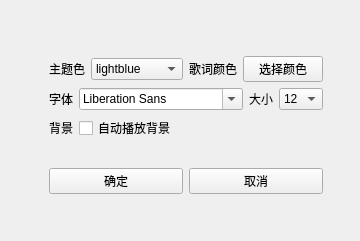
<?xml version="1.0" encoding="UTF-8"?>
<ui version="4.0">
 <class>SetWidget</class>
 <widget class="QWidget" name="SetWidget">
  <property name="geometry">
   <rect>
    <x>0</x>
    <y>0</y>
    <width>360</width>
    <height>241</height>
   </rect>
  </property>
  <property name="windowTitle">
   <string>Form</string>
  </property>
  <widget class="QWidget" name="">
   <property name="geometry">
    <rect>
     <x>49</x>
     <y>56</y>
     <width>274</width>
     <height>138</height>
    </rect>
   </property>
   <layout class="QVBoxLayout" name="verticalLayout">
    <item>
     <layout class="QHBoxLayout" name="horizontalLayout">
      <item>
       <widget class="QLabel" name="mainColorLabel">
        <property name="text">
         <string>主题色</string>
        </property>
       </widget>
      </item>
      <item>
       <widget class="QComboBox" name="comboBox">
        <item>
         <property name="text">
          <string>lightblue</string>
         </property>
        </item>
        <item>
         <property name="text">
          <string>lightgreen</string>
         </property>
        </item>
        <item>
         <property name="text">
          <string>gray</string>
         </property>
        </item>
        <item>
         <property name="text">
          <string>cyan</string>
         </property>
        </item>
        <item>
         <property name="text">
          <string>darkCyan</string>
         </property>
        </item>
        <item>
         <property name="text">
          <string>red</string>
         </property>
        </item>
        <item>
         <property name="text">
          <string>darkRed</string>
         </property>
        </item>
        <item>
         <property name="text">
          <string>magenta</string>
         </property>
        </item>
        <item>
         <property name="text">
          <string>darkMagenta</string>
         </property>
        </item>
        <item>
         <property name="text">
          <string>green</string>
         </property>
        </item>
        <item>
         <property name="text">
          <string>darkGreen</string>
         </property>
        </item>
        <item>
         <property name="text">
          <string>yellow</string>
         </property>
        </item>
        <item>
         <property name="text">
          <string>darkYellow</string>
         </property>
        </item>
        <item>
         <property name="text">
          <string>blue</string>
         </property>
        </item>
        <item>
         <property name="text">
          <string>darkBlue</string>
         </property>
        </item>
        <item>
         <property name="text">
          <string>purple</string>
         </property>
        </item>
        <item>
         <property name="text">
          <string>orange</string>
         </property>
        </item>
        <item>
         <property name="text">
          <string>brown</string>
         </property>
        </item>
        <item>
         <property name="text">
          <string>pink</string>
         </property>
        </item>
        <item>
         <property name="text">
          <string>darkGray</string>
         </property>
        </item>
        <item>
         <property name="text">
          <string>white</string>
         </property>
        </item>
       </widget>
      </item>
      <item>
       <widget class="QLabel" name="label">
        <property name="text">
         <string>歌词颜色</string>
        </property>
       </widget>
      </item>
      <item>
       <widget class="QPushButton" name="chooseColorButton">
        <property name="text">
         <string>选择颜色</string>
        </property>
       </widget>
      </item>
     </layout>
    </item>
    <item>
     <layout class="QHBoxLayout" name="horizontalLayout_2">
      <item>
       <widget class="QLabel" name="fontLabel">
        <property name="text">
         <string>字体</string>
        </property>
       </widget>
      </item>
      <item>
       <widget class="QFontComboBox" name="fontComboBox"/>
      </item>
      <item>
       <widget class="QLabel" name="label_2">
        <property name="text">
         <string>大小</string>
        </property>
       </widget>
      </item>
      <item>
       <widget class="QComboBox" name="sizecomboBox">
        <item>
         <property name="text">
          <string>12</string>
         </property>
        </item>
        <item>
         <property name="text">
          <string>13</string>
         </property>
        </item>
        <item>
         <property name="text">
          <string>14</string>
         </property>
        </item>
        <item>
         <property name="text">
          <string>15</string>
         </property>
        </item>
        <item>
         <property name="text">
          <string>16</string>
         </property>
        </item>
        <item>
         <property name="text">
          <string>17</string>
         </property>
        </item>
        <item>
         <property name="text">
          <string>18</string>
         </property>
        </item>
        <item>
         <property name="text">
          <string>19</string>
         </property>
        </item>
        <item>
         <property name="text">
          <string>20</string>
         </property>
        </item>
        <item>
         <property name="text">
          <string>21</string>
         </property>
        </item>
        <item>
         <property name="text">
          <string>22</string>
         </property>
        </item>
        <item>
         <property name="text">
          <string>23</string>
         </property>
        </item>
        <item>
         <property name="text">
          <string>24</string>
         </property>
        </item>
        <item>
         <property name="text">
          <string>25</string>
         </property>
        </item>
        <item>
         <property name="text">
          <string>26</string>
         </property>
        </item>
        <item>
         <property name="text">
          <string>27</string>
         </property>
        </item>
        <item>
         <property name="text">
          <string>28</string>
         </property>
        </item>
        <item>
         <property name="text">
          <string>29</string>
         </property>
        </item>
        <item>
         <property name="text">
          <string>30</string>
         </property>
        </item>
       </widget>
      </item>
     </layout>
    </item>
    <item>
     <layout class="QHBoxLayout" name="horizontalLayout_3">
      <item>
       <widget class="QLabel" name="backgroundLabel">
        <property name="text">
         <string>背景</string>
        </property>
       </widget>
      </item>
      <item>
       <widget class="QCheckBox" name="checkBox">
        <property name="text">
         <string>自动播放背景</string>
        </property>
       </widget>
      </item>
      <item>
       <spacer name="horizontalSpacer">
        <property name="orientation">
         <enum>Qt::Horizontal</enum>
        </property>
        <property name="sizeHint" stdset="0">
         <size>
          <width>40</width>
          <height>20</height>
         </size>
        </property>
       </spacer>
      </item>
     </layout>
    </item>
    <item>
     <spacer name="verticalSpacer">
      <property name="orientation">
       <enum>Qt::Vertical</enum>
      </property>
      <property name="sizeHint" stdset="0">
       <size>
        <width>20</width>
        <height>18</height>
       </size>
      </property>
     </spacer>
    </item>
    <item>
     <layout class="QHBoxLayout" name="horizontalLayout_4">
      <item>
       <widget class="QPushButton" name="okButton">
        <property name="text">
         <string>确定</string>
        </property>
       </widget>
      </item>
      <item>
       <widget class="QPushButton" name="cancelButton">
        <property name="text">
         <string>取消</string>
        </property>
       </widget>
      </item>
     </layout>
    </item>
   </layout>
  </widget>
 </widget>
 <resources/>
 <connections/>
</ui>
